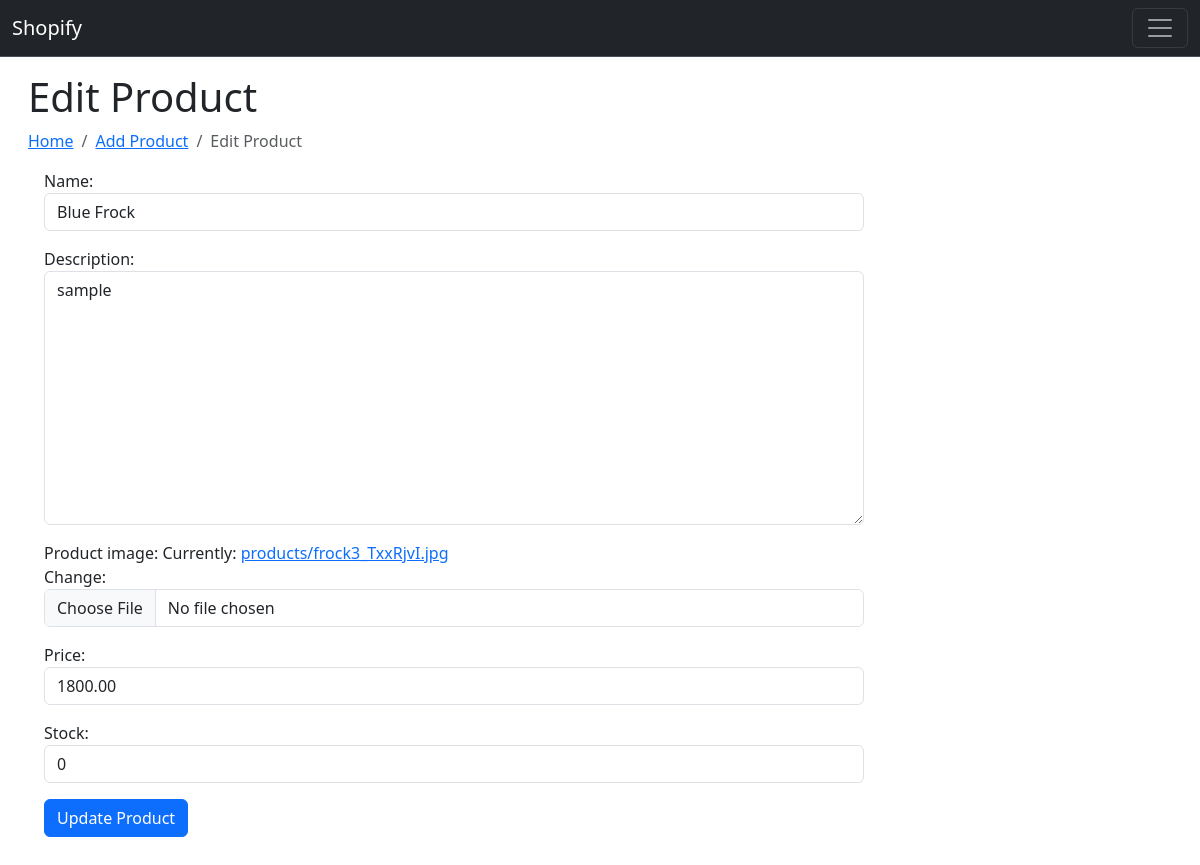
Screenshot of /siteadmin/edit_product/5/ (signed in) with the database file from the repository.
### adminpanel/models.py (models this page shows, shortened)
class Product(models.Model):
    name = models.CharField(max_length=200)
    description = models.TextField()
    product_image = models.ImageField(upload_to='products/')
    price = models.DecimalField(max_digits=10,decimal_places=2)
    stock  = models.IntegerField()
    category = models.ForeignKey(Category,on_delete=models.CASCADE)

### adminpanel/views.py (the view)
# urls.py: path('edit_product/<int:product_id>/', edit_product, name = 'edit_product'),
@login_required(login_url='/sign_in/')
def edit_product(request, product_id):
    category_id = request.session.get('category_id',0)
    product = get_object_or_404(Product, id = product_id)
    if request.method == 'POST':
        form = ProductForm(request.POST,request.FILES, instance = product)
        if form.is_valid():
            form.save()
            messages.success(request,'Product is updated')
            return redirect('adminpanel:add_product', category_id  = category_id)
    else:
        form = ProductForm(instance = product)
    context ={
        'form':form
        }
    return render(request,'adminpanel/edit_products.html',context)

### adminpanel/forms.py
class ProductForm(forms.ModelForm):
    class Meta:
        model = Product
        exclude = ['category']
        widgets = {
            'name':forms.TextInput(attrs={'class':'form-control','placeholder':'Name of Product'}),
            'description':forms.Textarea(attrs={'class':'form-control','placeholder':'Description'}),
            'product_image':forms.ClearableFileInput(attrs={'class':'form-control'}),
            'price':forms.NumberInput(attrs={'class':'form-control','placeholder':'Enter Price'}),
            'stock':forms.NumberInput(attrs={'class':'form-control','placeholder':'Available Stock'}),
        }

### templates/adminpanel/edit_products.html (shortened to what this page needs)
{% extends 'adminpanel/base.html' %}
{% block content %}
<div class="row m-3">
  <div class="col-lg-9 col-md-6 col-sm-6">
  <h1> Edit Product</h1>
  <nav aria-label="breadcrumb">
    <ol class="breadcrumb">
      <li class="breadcrumb-item"><a href="#">Home</a></li>
      <li class="breadcrumb-item"><a href="#">Add Product</a></li>
      <li class="breadcrumb-item active" aria-current="page">Edit Product</li>
    </ol>
  </nav>
    <form method="post" class="m-3" enctype="multipart/form-data">
        {{ form.as_p }}
        <button type="submit" class = "btn btn-primary">Update Product</button>
    </form>
    </div>
</div>
{% endblock %}

### rows the page displays
Product: name "Blue Frock", description "sample", price "1800.00", stock "0"
